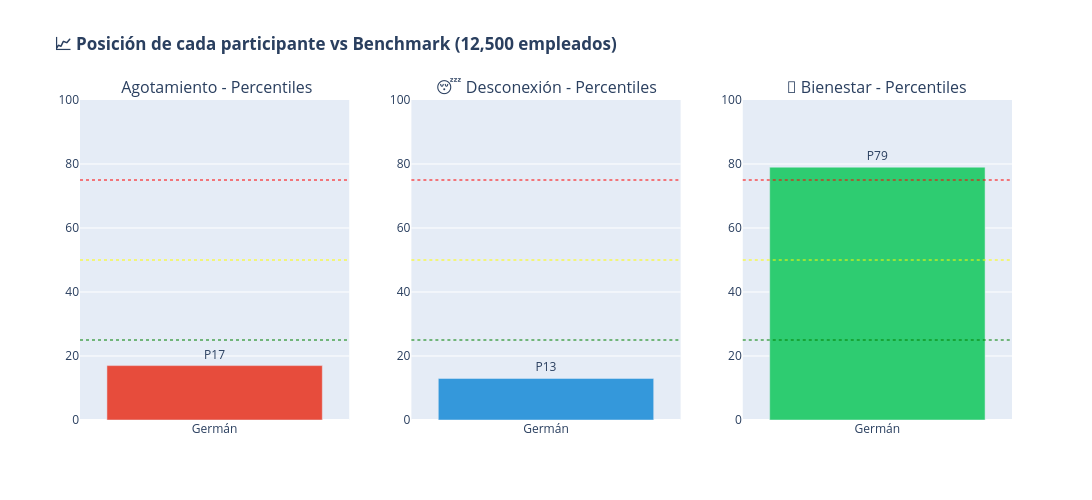

Source (notebook cell):
### Code cell
# PERCENTILES VS BENCHMARK


fig = make_subplots(
    rows=1, cols=3,
    subplot_titles=(
        " Agotamiento - Percentiles",
        "😴 Desconexión - Percentiles",
        "💚 Bienestar - Percentiles"
    )
)

kpis_a_mostrar = ["burnout", "boreout", "bienestar"]
colores_kpi = ["#e74c3c", "#3498db", "#2ecc71"]

for i, (kpi, color) in enumerate(zip(kpis_a_mostrar, colores_kpi), 1):
    aliases = df_reales['alias'].tolist()
    percentiles = df_reales[f'percentil_{kpi}'].tolist()
    
    fig.add_trace(
        go.Bar(
            x=aliases,
            y=percentiles,
            marker_color=color,
            text=[f"P{p}" for p in percentiles],
            textposition='outside',
            name=kpi,
            showlegend=False
        ),
        row=1, col=i
    )
    
    fig.add_hline(y=25, line_dash="dot", line_color="green", opacity=0.5, row=1, col=i)
    fig.add_hline(y=50, line_dash="dot", line_color="yellow", opacity=0.5, row=1, col=i)
    fig.add_hline(y=75, line_dash="dot", line_color="red", opacity=0.5, row=1, col=i)

fig.update_layout(
    title_text="<b>📈 Posición de cada participante vs Benchmark (12,500 empleados)</b>",
    height=500,
    width=1200
)

for i in range(1, 4):
    fig.update_yaxes(range=[0, 100], row=1, col=i)

fig.show()

print("""
💡 INTERPRETACIÓN:
- Percentil 0-25: BAJO (mejor que el 75% del benchmark)
- Percentil 25-50: MEDIO-BAJO
- Percentil 50-75: MEDIO-ALTO
- Percentil 75-100: ALTO (peor que el 75% del benchmark)

⚠️ Para Agotamiento/Desconexión: percentil ALTO = MALO
✅ Para Bienestar: percentil ALTO = BUENO
""")

### Figure 1 — Plotly figure (JSON) as saved in the notebook; plotly's stock layout.template omitted (floating-point values rounded to 4 significant figures)
{"data": [{"marker": {"color": "#e74c3c"}, "name": "burnout", "showlegend": false, "text": ["P17"], "textposition": "outside", "type": "bar", "x": ["Germán"], "xaxis": "x", "y": [17], "yaxis": "y"}, {"marker": {"color": "#3498db"}, "name": "boreout", "showlegend": false, "text": ["P13"], "textposition": "outside", "type": "bar", "x": ["Germán"], "xaxis": "x2", "y": [13], "yaxis": "y2"}, {"marker": {"color": "#2ecc71"}, "name": "bienestar", "showlegend": false, "text": ["P79"], "textposition": "outside", "type": "bar", "x": ["Germán"], "xaxis": "x3", "y": [79], "yaxis": "y3"}], "layout": {"annotations": [{"font": {"size": 16}, "showarrow": false, "text": " Agotamiento - Percentiles", "x": 0.1444, "xanchor": "center", "xref": "paper", "y": 1, "yanchor": "bottom", "yref": "paper"}, {"font": {"size": 16}, "showarrow": false, "text": "😴 Desconexión - Percentiles", "x": 0.5, "xanchor": "center", "xref": "paper", "y": 1, "yanchor": "bottom", "yref": "paper"}, {"font": {"size": 16}, "showarrow": false, "text": "💚 Bienestar - Percentiles", "x": 0.8556, "xanchor": "center", "xref": "paper", "y": 1, "yanchor": "bottom", "yref": "paper"}], "height": 500, "shapes": [{"line": {"color": "green", "dash": "dot"}, "opacity": 0.5, "type": "line", "x0": 0, "x1": 1, "xref": "x domain", "y0": 25, "y1": 25, "yref": "y"}, {"line": {"color": "yellow", "dash": "dot"}, "opacity": 0.5, "type": "line", "x0": 0, "x1": 1, "xref": "x domain", "y0": 50, "y1": 50, "yref": "y"}, {"line": {"color": "red", "dash": "dot"}, "opacity": 0.5, "type": "line", "x0": 0, "x1": 1, "xref": "x domain", "y0": 75, "y1": 75, "yref": "y"}, {"line": {"color": "green", "dash": "dot"}, "opacity": 0.5, "type": "line", "x0": 0, "x1": 1, "xref": "x2 domain", "y0": 25, "y1": 25, "yref": "y2"}, {"line": {"color": "yellow", "dash": "dot"}, "opacity": 0.5, "type": "line", "x0": 0, "x1": 1, "xref": "x2 domain", "y0": 50, "y1": 50, "yref": "y2"}, {"line": {"color": "red", "dash": "dot"}, "opacity": 0.5, "type": "line", "x0": 0, "x1": 1, "xref": "x2 domain", "y0": 75, "y1": 75, "yref": "y2"}, {"line": {"color": "green", "dash": "dot"}, "opacity": 0.5, "type": "line", "x0": 0, "x1": 1, "xref": "x3 domain", "y0": 25, "y1": 25, "yref": "y3"}, {"line": {"color": "yellow", "dash": "dot"}, "opacity": 0.5, "type": "line", "x0": 0, "x1": 1, "xref": "x3 domain", "y0": 50, "y1": 50, "yref": "y3"}, {"line": {"color": "red", "dash": "dot"}, "opacity": 0.5, "type": "line", "x0": 0, "x1": 1, "xref": "x3 domain", "y0": 75, "y1": 75, "yref": "y3"}], "title": {"text": "<b>📈 Posición de cada participante vs Benchmark (12,500 empleados)</b>"}, "width": 1200, "xaxis": {"anchor": "y", "domain": [0, 0.2889]}, "xaxis2": {"anchor": "y2", "domain": [0.3556, 0.6444]}, "xaxis3": {"anchor": "y3", "domain": [0.7111, 1]}, "yaxis": {"anchor": "x", "domain": [0, 1], "range": [0, 100]}, "yaxis2": {"anchor": "x2", "domain": [0, 1], "range": [0, 100]}, "yaxis3": {"anchor": "x3", "domain": [0, 1], "range": [0, 100]}}}
